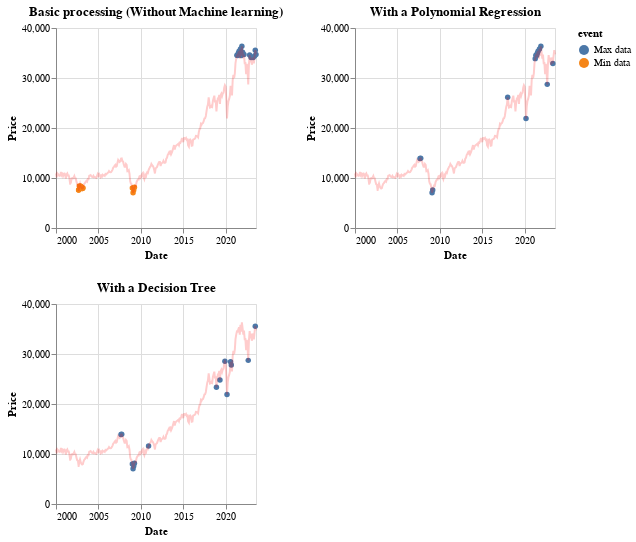

The code cell stored with this chart in its notebook:
### Markdown cell above
While the above cells show a rough representation of the data, the following graphs will show how it relates to the original imported data.

### Code cell
basic_chart_overlay = alt.Chart(Basic1[Basic1['event'].isin(['Max data', 'Min data'])]).mark_circle(opacity = 1).encode(
    x = 'Date:T',
    y = 'Price',
    color = alt.Color('event'),
    tooltip = ['Date', 'Price']
).properties(
    title = 'Basic processing (Without Machine learning)',
    width = 200,
    height = 200
)

poly_chart_overlay = alt.Chart(Poly1[Poly1['event']== 'Max data']).mark_circle(opacity = 1).encode(
    x = 'Date:T',
    y = 'Price',
    color = alt.Color('event'),
    tooltip = ['Date', 'Price']
).properties(
    title = 'With a Polynomial Regression',
    width = 200,
    height = 200
)

decision_chart_overlay = alt.Chart(Decision1[Decision1['event']=='Max data']).mark_circle(opacity = 1).encode(

    x = 'Date:T',
    y = 'Price',
    color = alt.Color('event'),
    tooltip = ['Date', 'Price']
).properties(
    title = 'With a Decision Tree',
    width = 200,
    height = 200
)

raw_data_overlay = alt.Chart(df).mark_line(color = 'red', opacity = .2).encode(
    x = 'Date:T',
    y = 'Price',
).properties(
    width = 200,
    height = 200
)

graph_basic = basic_chart_overlay + raw_data_overlay
graph_poly = poly_chart_overlay+raw_data_overlay
graph_decision = decision_chart_overlay+raw_data_overlay

(graph_basic & graph_decision) | graph_poly

### Figure 1 — Vega-Lite specification as saved in the notebook (floating-point values rounded to 4 significant figures; data arrays with more than 128 entries replaced by an {"elided": "..."} marker saying what was removed)
{"config": {"view": {"continuousWidth": 400, "continuousHeight": 300}}, "hconcat": [{"vconcat": [{"layer": [{"data": {"name": "data-4e99956865799dbb3a573fa5e03d1fed"}, "mark": {"type": "circle", "opacity": 1}, "encoding": {"color": {"field": "event", "type": "nominal"}, "tooltip": [{"field": "Date", "type": "temporal"}, {"field": "Price", "type": "quantitative"}], "x": {"field": "Date", "type": "temporal"}, "y": {"field": "Price", "type": "quantitative"}}, "height": 200, "title": "Basic processing (Without Machine learning)", "width": 200}, {"data": {"name": "data-7034b44865939fd063c15a7147a45327"}, "mark": {"type": "line", "color": "red", "opacity": 0.2}, "encoding": {"x": {"field": "Date", "type": "temporal"}, "y": {"field": "Price", "type": "quantitative"}}, "height": 200, "width": 200}]}, {"layer": [{"data": {"name": "data-4c56d05f241350eec3cb82a2f07e9df3"}, "mark": {"type": "circle", "opacity": 1}, "encoding": {"color": {"field": "event", "type": "nominal"}, "tooltip": [{"field": "Date", "type": "temporal"}, {"field": "Price", "type": "quantitative"}], "x": {"field": "Date", "type": "temporal"}, "y": {"field": "Price", "type": "quantitative"}}, "height": 200, "title": "With a Decision Tree", "width": 200}, {"data": {"name": "data-7034b44865939fd063c15a7147a45327"}, "mark": {"type": "line", "color": "red", "opacity": 0.2}, "encoding": {"x": {"field": "Date", "type": "temporal"}, "y": {"field": "Price", "type": "quantitative"}}, "height": 200, "width": 200}]}]}, {"layer": [{"data": {"name": "data-955e61a4f07e80e3e2cd53366609be84"}, "mark": {"type": "circle", "opacity": 1}, "encoding": {"color": {"field": "event", "type": "nominal"}, "tooltip": [{"field": "Date", "type": "temporal"}, {"field": "Price", "type": "quantitative"}], "x": {"field": "Date", "type": "temporal"}, "y": {"field": "Price", "type": "quantitative"}}, "height": 200, "title": "With a Polynomial Regression", "width": 200}, {"data": {"name": "data-7034b44865939fd063c15a7147a45327"}, "mark": {"type": "line", "color": "red", "opacity": 0.2}, "encoding": {"x": {"field": "Date", "type": "temporal"}, "y": {"field": "Price", "type": "quantitative"}}, "height": 200, "width": 200}]}], "$schema": "https://vega.github.io/schema/vega-lite/v4.17.0.json", "datasets": {"data-4e99956865799dbb3a573fa5e03d1fed": [{"Date": "2021-12-01T00:00:00", "Price": 36340.0, "Open": "34,678.94", "High": "36,679.44", "Low": "34,006.98", "Vol.": "8.41B", "Change %": "5.38%", "event": "Max data"}, {"Date": "2021-10-01T00:00:00", "Price": 35820.0, "Open": "33,930.70", "High": "35,892.92", "Low": "33,785.54", "Vol.": "6.77B", "Change %": "5.84%", "event": "Max data"}, {"Date": "2023-07-01T00:00:00", "Price": 35560.0, "Open": "34,369.78", "High": "35,645.35", "Low": "33,705.68", "Vol.": "6.44B", "Change %": "3.35%", "event": "Max data"}, {"Date": "2021-08-01T00:00:00", "Price": 35360.0, "Open": "34,968.56", "High": "35,631.19", "Low": "34,690.25", "Vol.": "5.66B", "Change %": "1.22%", "event": "Max data"}, {"Date": "2022-01-01T00:00:00", "Price": 35130.0, "Open": "36,321.59", "High": "36,952.65", "Low": "33,150.33", "Vol.": "8.90B", "Change %": "-3.32%", "event": "Max data"}, {"Date": "2021-07-01T00:00:00", "Price": 34940.0, "Open": "34,507.32", "High": "35,171.52", "Low": "33,741.76", "Vol.": "6.71B", "Change %": "1.25%", "event": "Max data"}, {"Date": "2023-08-01T00:00:00", "Price": 34720.0, "Open": "35,561.53", "High": "35,676.50", "Low": "34,029.39", "Vol.": "3.02B", "Change %": "-2.36%", "event": "Max data"}, {"Date": "2022-03-01T00:00:00", "Price": 34680.0, "Open": "33,813.48", "High": "35,372.26", "Low": "32,578.73", "Vol.": "9.22B", "Change %": "2.32%", "event": "Max data"}, {"Date": "2022-11-01T00:00:00", "Price": 34590.0, "Open": "32,862.79", "High": "34,589.77", "Low": "31,727.05", "Vol.": "7.30B", "Change %": "5.67%", "event": "Max data"}, {"Date": "2021-05-01T00:00:00", "Price": 34530.0, "Open": "33,904.89", "High": "35,091.56", "Low": "33,473.80", "Vol.": "6.61B", "Change %": "1.93%", "event": "Max data"}, {"Date": "2021-06-01T00:00:00", "Price": 34500.0, "Open": "34,584.19", "High": "34,849.32", "Low": "33,271.93", "Vol.": "6.83B", "Change %": "-0.08%", "event": "Max data"}, {"Date": "2021-11-01T00:00:00", "Price": 34480.0, "Open": "35,833.65", "High": "36,565.73", "Low": "34,424.44", "Vol.": "7.23B", "Change %": "-3.73%", "event": "Max data"}, {"Date": "2023-06-01T00:00:00", "Price": 34410.0, "Open": "32,929.85", "High": "34,588.68", "Low": "32,704.51", "Vol.": "7.04B", "Change %": "4.56%", "event": "Max data"}, {"Date": "2023-04-01T00:00:00", "Price": 34100.0, "Open": "33,245.78", "High": "34,104.56", "Low": "33,235.85", "Vol.": "5.38B", "Change %": "2.48%", "event": "Max data"}, {"Date": "2023-01-01T00:00:00", "Price": 34090.0, "Open": "33,148.90", "High": "34,342.32", "Low": "32,812.33", "Vol.": "6.82B", "Change %": "2.83%", "event": "Max data"}, {"Date": "2002-10-01T00:00:00", "Price": 8397.0, "Open": "7,593.04", "High": "8,558.63", "Low": "7,197.49", "Vol.": "7.50B", "Change %": "10.60%", "event": "Min data"}, {"Date": "2002-12-02T00:00:00", "Price": 8342.0, "Open": "8,902.95", "High": "9,043.37", "Low": "8,242.91", "Vol.": "228.46M", "Change %": "0.00%", "event": "Min data"}, {"Date": "2002-12-01T00:00:00", "Price": 8342.0, "Open": "8,902.95", "High": "9,043.37", "Low": "8,242.91", "Vol.": "4.61B", "Change %": "-6.23%", "event": "Min data"}, {"Date": "2009-04-01T00:00:00", "Price": 8168.0, "Open": "7,606.13", "High": "8,307.51", "Low": "7,483.87", "Vol.": "7.80B", "Change %": "7.35%", "event": "Min data"}, {"Date": "2003-01-02T00:00:00", "Price": 8054.0, "Open": "8,342.38", "High": "8,869.29", "Low": "7,917.16", "Vol.": "273.05M", "Change %": "0.00%", "event": "Min data"}, {"Date": "2003-01-01T00:00:00", "Price": 8054.0, "Open": "8,342.38", "High": "8,869.29", "Low": "7,917.16", "Vol.": "5.43B", "Change %": "-3.45%", "event": "Min data"}, {"Date": "2009-01-01T00:00:00", "Price": 8001.0, "Open": "8,772.25", "High": "9,088.06", "Low": "7,909.03", "Vol.": "6.26B", "Change %": "-8.84%", "event": "Min data"}, {"Date": "2003-03-03T00:00:00", "Price": 7992.0, "Open": "7,890.24", "High": "8,522.18", "Low": "7,416.64", "Vol.": "281.79M", "Change %": "0.00%", "event": "Min data"}, {"Date": "2003-03-01T00:00:00", "Price": 7992.0, "Open": "7,890.24", "High": "8,522.18", "Low": "7,416.64", "Vol.": "5.62B", "Change %": "1.28%", "event": "Min data"}, {"Date": "2003-02-01T00:00:00", "Price": 7891.0, "Open": "8,053.74", "High": "8,152.53", "Low": "7,628.99", "Vol.": "4.42B", "Change %": "-2.02%", "event": "Min data"}, {"Date": "2003-02-03T00:00:00", "Price": 7891.0, "Open": "8,053.74", "High": "8,152.53", "Low": "7,628.99", "Vol.": "245.44M", "Change %": "0.00%", "event": "Min data"}, {"Date": "2009-03-01T00:00:00", "Price": 7609.0, "Open": "7,056.48", "High": "7,931.33", "Low": "6,469.95", "Vol.": "10.56B", "Change %": "7.73%", "event": "Min data"}, {"Date": "2002-09-03T00:00:00", "Price": 7592.0, "Open": "8,659.27", "High": "8,726.90", "Low": "7,460.78", "Vol.": "298.76M", "Change %": "0.00%", "event": "Min data"}, {"Date": "2002-09-01T00:00:00", "Price": 7592.0, "Open": "8,659.27", "High": "8,726.90", "Low": "7,460.78", "Vol.": "5.60B", "Change %": "-12.37%", "event": "Min data"}, {"Date": "2009-02-01T00:00:00", "Price": 7063.0, "Open": "8,000.62", "High": "8,315.07", "Low": "7,033.62", "Vol.": "7.13B", "Change %": "-11.72%", "event": "Min data"}], "data-7034b44865939fd063c15a7147a45327": {"elided": "301 records"}, "data-4c56d05f241350eec3cb82a2f07e9df3": [{"Date": "2020-03-01T00:00:00", "Price": 21920.0, "Open": "25,590.51", "High": "27,102.34", "Low": "18,213.65", "Vol.": "15.60B", "Change %": "-13.74%", "1st Order": 42, "2nd Order": 1764, "3rd Order": 74088, "difference": 3862.0, "pred_y": 25780.0, "event": "Max data"}, {"Date": "2022-09-01T00:00:00", "Price": 28730.0, "Open": "31,454.58", "High": "32,504.04", "Low": "28,715.85", "Vol.": "7.84B", "Change %": "-8.84%", "1st Order": 12, "2nd Order": 144, "3rd Order": 1728, "difference": 3068.0, "pred_y": 31790.0, "event": "Max data"}, {"Date": "2020-08-01T00:00:00", "Price": 28430.0, "Open": "26,542.32", "High": "28,733.35", "Low": "26,534.38", "Vol.": "7.51B", "Change %": "7.57%", "1st Order": 37, "2nd Order": 1369, "3rd Order": 50653, "difference": 2651.0, "pred_y": 25780.0, "event": "Max data"}, {"Date": "2009-02-01T00:00:00", "Price": 7063.0, "Open": "8,000.62", "High": "8,315.07", "Low": "7,033.62", "Vol.": "7.13B", "Change %": "-11.72%", "1st Order": 175, "2nd Order": 30625, "3rd Order": 5359375, "difference": 2636.0, "pred_y": 9699.0, "event": "Max data"}, {"Date": "2009-03-01T00:00:00", "Price": 7609.0, "Open": "7,056.48", "High": "7,931.33", "Low": "6,469.95", "Vol.": "10.56B", "Change %": "7.73%", "1st Order": 174, "2nd Order": 30276, "3rd Order": 5268024, "difference": 2090.0, "pred_y": 9699.0, "event": "Max data"}, {"Date": "2019-05-01T00:00:00", "Price": 24820.0, "Open": "26,639.06", "High": "26,689.39", "Low": "24,809.51", "Vol.": "6.36B", "Change %": "-6.69%", "1st Order": 52, "2nd Order": 2704, "3rd Order": 140608, "difference": 2012.0, "pred_y": 26830.0, "event": "Max data"}, {"Date": "2020-09-01T00:00:00", "Price": 27780.0, "Open": "28,439.61", "High": "29,199.35", "Low": "26,537.01", "Vol.": "10.05B", "Change %": "-2.28%", "1st Order": 36, "2nd Order": 1296, "3rd Order": 46656, "difference": 2003.0, "pred_y": 25780.0, "event": "Max data"}, {"Date": "2018-12-01T00:00:00", "Price": 23330.0, "Open": "25,779.57", "High": "25,980.21", "Low": "21,712.53", "Vol.": "8.10B", "Change %": "-8.66%", "1st Order": 57, "2nd Order": 3249, "3rd Order": 185193, "difference": 1932.0, "pred_y": 25260.0, "event": "Max data"}, {"Date": "2010-12-01T00:00:00", "Price": 11580.0, "Open": "11,007.23", "High": "11,625.00", "Low": "11,007.23", "Vol.": "3.25B", "Change %": "5.19%", "1st Order": 153, "2nd Order": 23409, "3rd Order": 3581577, "difference": 1878.0, "pred_y": 9699.0, "event": "Max data"}, {"Date": "2007-10-01T00:00:00", "Price": 13930.0, "Open": "13,895.71", "High": "14,198.10", "Low": "13,407.49", "Vol.": "5.01B", "Change %": "0.25%", "1st Order": 191, "2nd Order": 36481, "3rd Order": 6967871, "difference": 1740.0, "pred_y": 12190.0, "event": "Max data"}, {"Date": "2019-12-01T00:00:00", "Price": 28540.0, "Open": "28,109.74", "High": "28,701.66", "Low": "27,325.13", "Vol.": "5.14B", "Change %": "1.74%", "1st Order": 45, "2nd Order": 2025, "3rd Order": 91125, "difference": 1711.0, "pred_y": 26830.0, "event": "Max data"}, {"Date": "2007-09-01T00:00:00", "Price": 13900.0, "Open": "13,358.39", "High": "13,924.81", "Low": "13,021.93", "Vol.": "4.33B", "Change %": "4.03%", "1st Order": 192, "2nd Order": 36864, "3rd Order": 7077888, "difference": 1705.0, "pred_y": 12190.0, "event": "Max data"}, {"Date": "2009-01-01T00:00:00", "Price": 8001.0, "Open": "8,772.25", "High": "9,088.06", "Low": "7,909.03", "Vol.": "6.26B", "Change %": "-8.84%", "1st Order": 176, "2nd Order": 30976, "3rd Order": 5451776, "difference": 1698.0, "pred_y": 9699.0, "event": "Max data"}, {"Date": "2023-07-01T00:00:00", "Price": 35560.0, "Open": "34,369.78", "High": "35,645.35", "Low": "33,705.68", "Vol.": "6.44B", "Change %": "3.35%", "1st Order": 2, "2nd Order": 4, "3rd Order": 8, "difference": 1615.0, "pred_y": 33940.0, "event": "Max data"}, {"Date": "2009-04-01T00:00:00", "Price": 8168.0, "Open": "7,606.13", "High": "8,307.51", "Low": "7,483.87", "Vol.": "7.80B", "Change %": "7.35%", "1st Order": 173, "2nd Order": 29929, "3rd Order": 5177717, "difference": 1531.0, "pred_y": 9699.0, "event": "Max data"}], "data-955e61a4f07e80e3e2cd53366609be84": [{"Date": "2022-09-01T00:00:00", "Price": 28730.0, "Open": "31,454.58", "High": "32,504.04", "Low": "28,715.85", "Vol.": "7.84B", "Change %": "-8.84%", "1st Order": 12, "2nd Order": 144, "3rd Order": 1728, "difference": 5542.0, "event": "Max data"}, {"Date": "2020-03-01T00:00:00", "Price": 21920.0, "Open": "25,590.51", "High": "27,102.34", "Low": "18,213.65", "Vol.": "15.60B", "Change %": "-13.74%", "1st Order": 42, "2nd Order": 1764, "3rd Order": 74088, "difference": 5449.0, "event": "Max data"}, {"Date": "2021-12-01T00:00:00", "Price": 36340.0, "Open": "34,678.94", "High": "36,679.44", "Low": "34,006.98", "Vol.": "8.41B", "Change %": "5.38%", "1st Order": 21, "2nd Order": 441, "3rd Order": 9261, "difference": 4285.0, "event": "Max data"}, {"Date": "2021-08-01T00:00:00", "Price": 35360.0, "Open": "34,968.56", "High": "35,631.19", "Low": "34,690.25", "Vol.": "5.66B", "Change %": "1.22%", "1st Order": 25, "2nd Order": 625, "3rd Order": 15625, "difference": 4252.0, "event": "Max data"}, {"Date": "2021-10-01T00:00:00", "Price": 35820.0, "Open": "33,930.70", "High": "35,892.92", "Low": "33,785.54", "Vol.": "6.77B", "Change %": "5.84%", "1st Order": 23, "2nd Order": 529, "3rd Order": 12167, "difference": 4242.0, "event": "Max data"}, {"Date": "2021-05-01T00:00:00", "Price": 34530.0, "Open": "33,904.89", "High": "35,091.56", "Low": "33,473.80", "Vol.": "6.61B", "Change %": "1.93%", "1st Order": 28, "2nd Order": 784, "3rd Order": 21952, "difference": 4113.0, "event": "Max data"}, {"Date": "2021-07-01T00:00:00", "Price": 34940.0, "Open": "34,507.32", "High": "35,171.52", "Low": "33,741.76", "Vol.": "6.71B", "Change %": "1.25%", "1st Order": 26, "2nd Order": 676, "3rd Order": 17576, "difference": 4059.0, "event": "Max data"}, {"Date": "2009-02-01T00:00:00", "Price": 7063.0, "Open": "8,000.62", "High": "8,315.07", "Low": "7,033.62", "Vol.": "7.13B", "Change %": "-11.72%", "1st Order": 175, "2nd Order": 30625, "3rd Order": 5359375, "difference": 4012.0, "event": "Max data"}, {"Date": "2021-06-01T00:00:00", "Price": 34500.0, "Open": "34,584.19", "High": "34,849.32", "Low": "33,271.93", "Vol.": "6.83B", "Change %": "-0.08%", "1st Order": 27, "2nd Order": 729, "3rd Order": 19683, "difference": 3856.0, "event": "Max data"}, {"Date": "2018-01-01T00:00:00", "Price": 26150.0, "Open": "24,809.35", "High": "26,616.71", "Low": "24,741.70", "Vol.": "9.12B", "Change %": "5.79%", "1st Order": 68, "2nd Order": 4624, "3rd Order": 314432, "difference": 3701.0, "event": "Max data"}, {"Date": "2021-04-01T00:00:00", "Price": 33870.0, "Open": "33,054.58", "High": "34,256.75", "Low": "32,985.35", "Vol.": "6.89B", "Change %": "2.71%", "1st Order": 29, "2nd Order": 841, "3rd Order": 24389, "difference": 3686.0, "event": "Max data"}, {"Date": "2007-09-01T00:00:00", "Price": 13900.0, "Open": "13,358.39", "High": "13,924.81", "Low": "13,021.93", "Vol.": "4.33B", "Change %": "4.03%", "1st Order": 192, "2nd Order": 36864, "3rd Order": 7077888, "difference": 3527.0, "event": "Max data"}, {"Date": "2007-10-01T00:00:00", "Price": 13930.0, "Open": "13,895.71", "High": "14,198.10", "Low": "13,407.49", "Vol.": "5.01B", "Change %": "0.25%", "1st Order": 191, "2nd Order": 36481, "3rd Order": 6967871, "difference": 3527.0, "event": "Max data"}, {"Date": "2009-03-01T00:00:00", "Price": 7609.0, "Open": "7,056.48", "High": "7,931.33", "Low": "6,469.95", "Vol.": "10.56B", "Change %": "7.73%", "1st Order": 174, "2nd Order": 30276, "3rd Order": 5268024, "difference": 3515.0, "event": "Max data"}, {"Date": "2023-05-01T00:00:00", "Price": 32910.0, "Open": "34,116.81", "High": "34,257.83", "Low": "32,586.56", "Vol.": "6.70B", "Change %": "-3.49%", "1st Order": 4, "2nd Order": 16, "3rd Order": 64, "difference": 3436.0, "event": "Max data"}]}}
